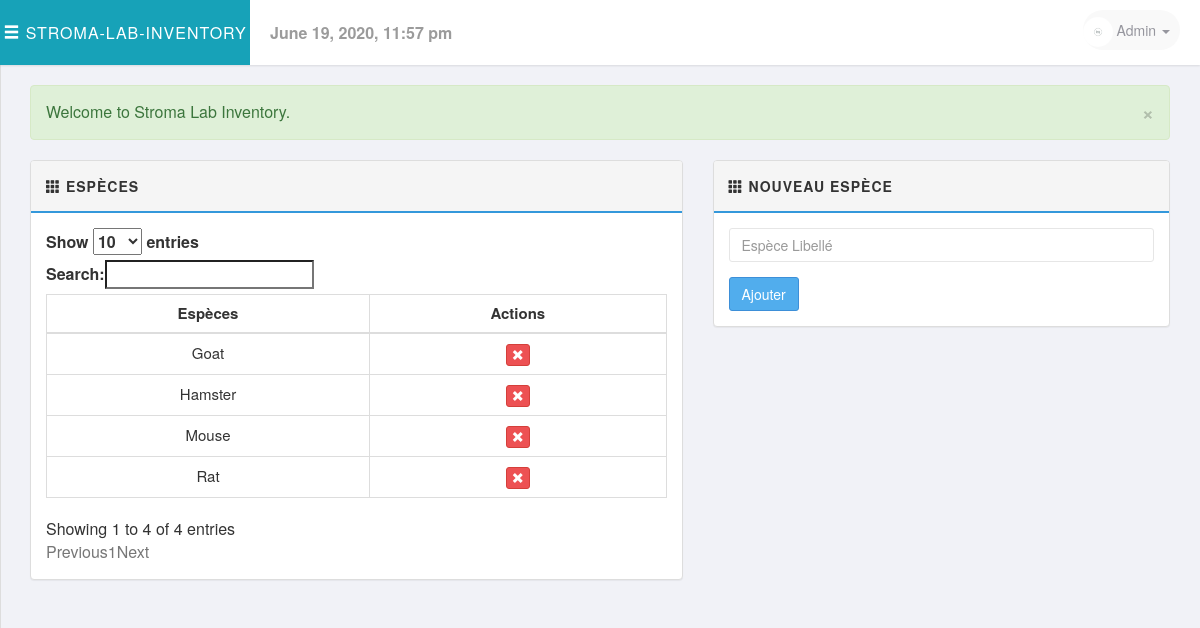
Screenshot of /php/species.php (signed in) with the database file from the repository.
### tables this page shows
CREATE TABLE `especes`
(
    `IdentifiantEsp` int(11)      NOT NULL,
    `LibelleEsp`     varchar(255) NOT NULL
);

### includes/session.php (called while the page is built, shortened)
<?php
class Session
{
    public $msg;
    public function msg($type = '', $msg = '')
    {
        if (!empty($msg)) {
            if (strlen(trim($type)) == 1) {
                $type = str_replace(array('d', 'i', 'w', 's'), array('danger', 'info', 'warning', 'success'), $type);
            }
            $_SESSION['msg'][$type] = $msg;
        } else {
            return $this->msg;
        }
    }
    private function flash_msg()
    {
        if (isset($_SESSION['msg'])) {
            $this->msg = $_SESSION['msg'];
        } else {
            $this->msg;
        }
    }
}
$session = new Session();
$msg = $session->msg();
?>

### includes/sql.php (called while the page is built, shortened)
<?php
require_once('load.php');
function find_by_sql($sql)
{
    global $db;
    $result = $db->query($sql);
    $result_set = $db->while_loop($result);
    return $result_set;
}
function find_all_species()
{
    $sql = "SELECT * FROM especes";
    $result = find_by_sql($sql);
    return $result;
}
?>

### includes/database.php (called while the page is built, shortened)
<?php
class Mysqli_DB
{
    private $conn;
    public $query_id;
    public function db_connect()
    {
        $this->conn = mysqli_connect(DB_HOST, DB_USER, DB_PASS);
        if (!$this->conn) {
            die(" Database connection failed:" . mysqli_connect_error());
        } else {
            $select_db = $this->conn->select_db(DB_NAME);
        }
    }
    public function query($sql)
    {
        if (trim($sql != "")) {
            $this->query_id = $this->conn->query($sql);
        }
        return $this->query_id;
    }
    public function fetch_array($statement)
    {
        return mysqli_fetch_array($statement);
    }
    public function while_loop($loop)
    {
        $results = array();
        while ($result = $this->fetch_array($loop)) {
            $results[] = $result;
        }
        return $results;
    }
}
$db = new Mysqli_DB();
?>

### php/species.php (the view, shortened to what this page needs)
<?php ob_start();
require_once('../includes/load.php');
$all_species = find_all_species();
?>
<?php include_once('../layouts/header.php'); ?>
    <div class="row">
        <div class="col-md-12">
            <?php echo display_msg($msg); ?>
        </div>
    </div>
    <div class="row">
        <div class="col-md-7">
            <div class="panel panel-default">
                <div class="panel-heading clearfix">
                    <strong>
                        <span class="glyphicon glyphicon-th"></span>
                        <span>Espèces</span>
                    </strong>
                </div>
                <div class="panel-body clearfix">
                    <table class="table table-bordered table-hover" id="JS-data-table-species">
                        <thead>
                        <tr>
                            <th class="text-center">Espèces</th>
                            <th class="text-center">Actions</th>
                        </tr>
                        </thead>
                        <tbody>
                        <?php foreach ($all_species as $species): ?>
                            <tr>
                                <td class="text-center"><?php echo remove_junk(ucfirst($species['LibelleEsp'])); ?></td>
                                <td class="text-center">
                                    <div class="btn-group">
                                        <a href="#" class="btn btn-xs btn-danger" title="Remove"
                                           data-href="delete_species.php?IdentifiantEsp=
                                       <?php echo (int)$species['IdentifiantEsp']; ?>" data-toggle="modal"
                                           data-target="#confirm-delete"><i class="glyphicon glyphicon-remove"></i>
                                        </a>
                                    </div>
                                </td>
                            </tr>
                        <?php endforeach; ?>
                        </tbody>
                    </table>
                </div>
            </div>
        </div>
        <div class="col-md-5">
            <div class="panel panel-default">
                <div class="panel-heading">
                    <strong>
                        <span class="glyphicon glyphicon-th"></span>
                        <span>Nouveau espèce</span>
                    </strong>
                </div>
                <div class="panel-body">
                    <form method="post" action="#">
                        <div class="form-group">
                            <input type="text" class="form-control" name="species_name" placeholder="Espèce Libellé">
                        </div>
                        <button type="submit" name="add_species" class="btn btn-primary">Ajouter</button>
                    </form>
                </div>
            </div>
        </div>
    </div>
<?php include_once('../layouts/footer.php'); ?>

### libs/css/style.css (style rules this page uses)
body { font-family: 'Helvetica Neue', Helvetica, Arial, sans-serif; font-size: 16px; font-weight: 400; overflow-x: hidden; overflow-y: auto; background: #f1f2f7; height: 100%; width: 100%; }
a { text-decoration: none; color: #777777; }
.form-control { color: #646464; border: 1px solid #e6e6e6; border-radius: 3px; box-shadow: none; transition: all .15s ease-out; }
.btn { border-radius: 3px; transition: all 300ms ease-in-out; }
.btn-primary { color: #fff; background-color: #51aded; border-color: #3d8fd8 }
.btn-danger { background-color: #ed5153 }
table { font-size: 15px; }
.panel-default > .panel-heading { background-color: #f5f5f5; border-bottom: 2px solid #3498DB; font-size: 14px; text-transform: uppercase; letter-spacing: 1px; padding: 15px; }

### rows the page displays
especes: LibelleEsp "Mouse"
especes: LibelleEsp "Rat"
especes: LibelleEsp "Hamster"
especes: LibelleEsp "Goat"

### other values shown
display_msg($msg) "Welcome to Stroma Lab Inventory."
